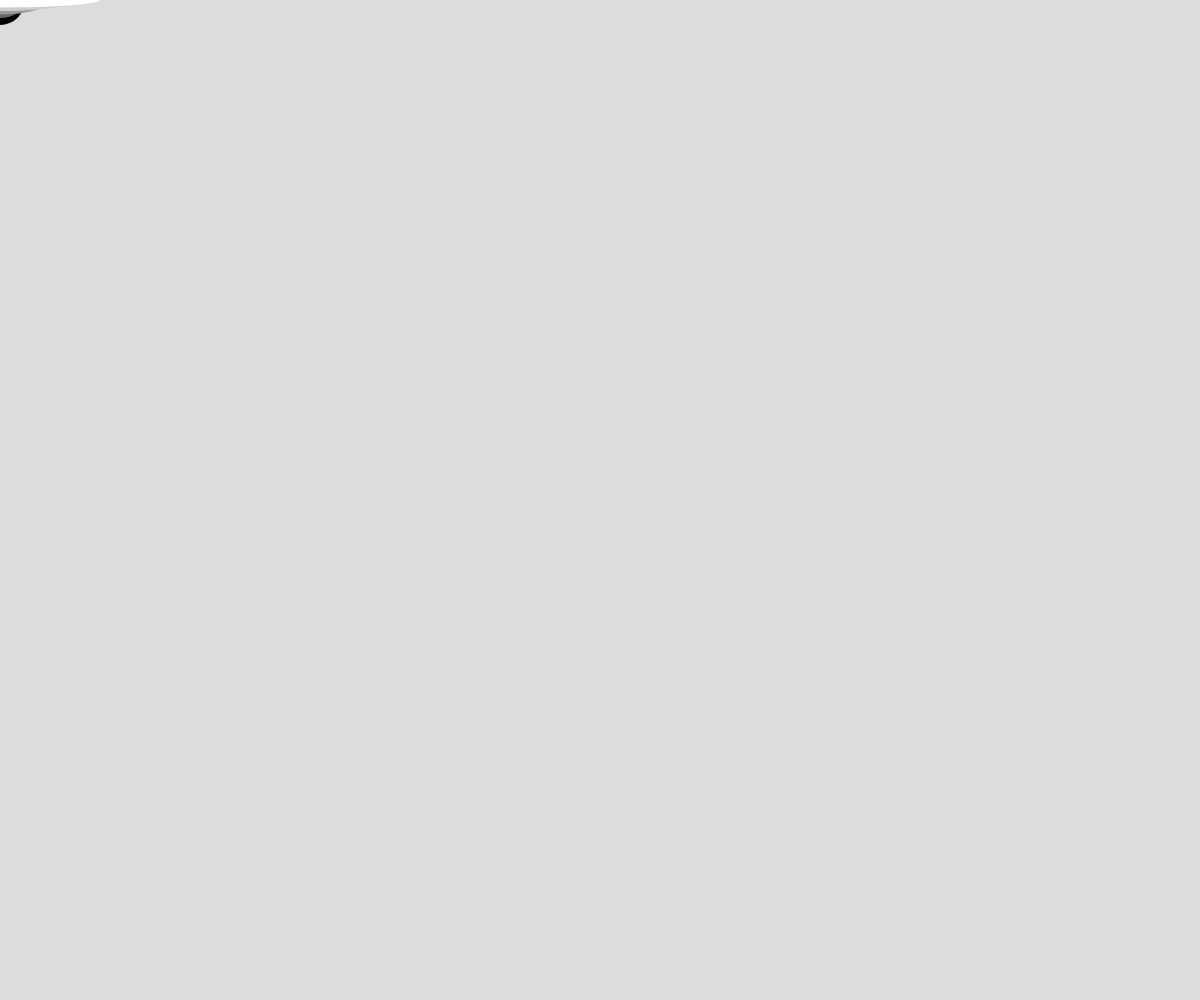
Frame 1 (no input)
Frame 60 (no input): identical to frame 1, image omitted
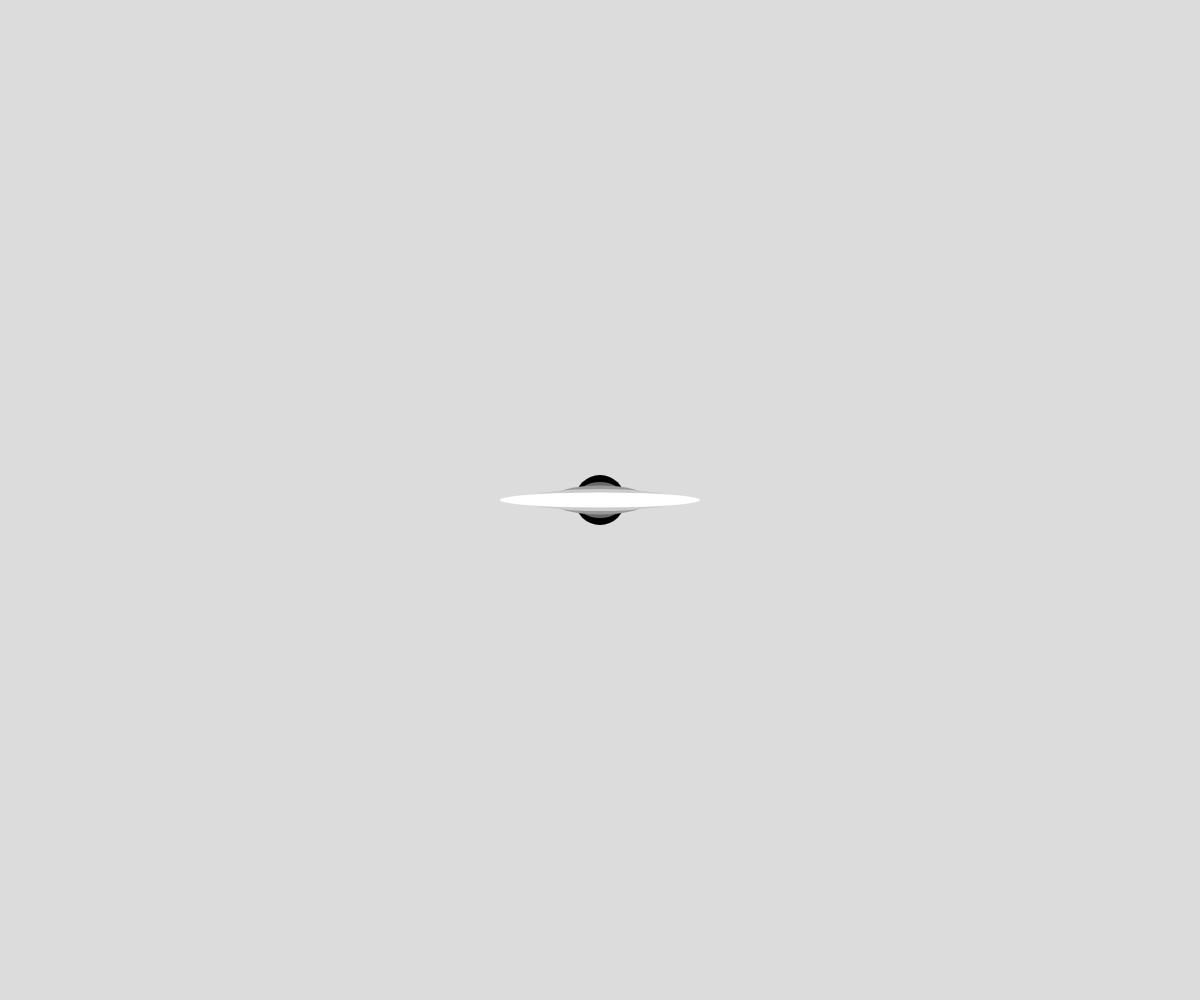
Frame 120 (the mouse pressed at the canvas centre since frame 60)

The p5.js sketch that drew these frames (run headless with seeded random() and noise() and a simulated clock; from frame 60 on, the mouse is pressed at the canvas centre):

// p5.js sketch
// ── sketch.js
let canvas;
let xPos = 0;
let yPos = 0;
let easing = 1;

function setup() {
  canvas = createCanvas(windowWidth, windowHeight);
  canvas.position(0, 0);
  canvas.style("z-index",-2)
}

function windowResized() {
    resizeCanvas(windowWidth, windowHeight)
}




function draw() {
    clear();
    xPos = xPos + ((mouseX - xPos) * easing);
    yPos = yPos + ((mouseY - yPos) * easing);
    drawThing(xPos, yPos)
}

function drawThing(_x, _y) {
    background(220);
    for (let i=0; i<6; i++) {
        strokeWeight(0);
        fill(255*(i/5));
        ellipse(_x, _y, 50-(i*50), 50-(i*7));
    }
}  
